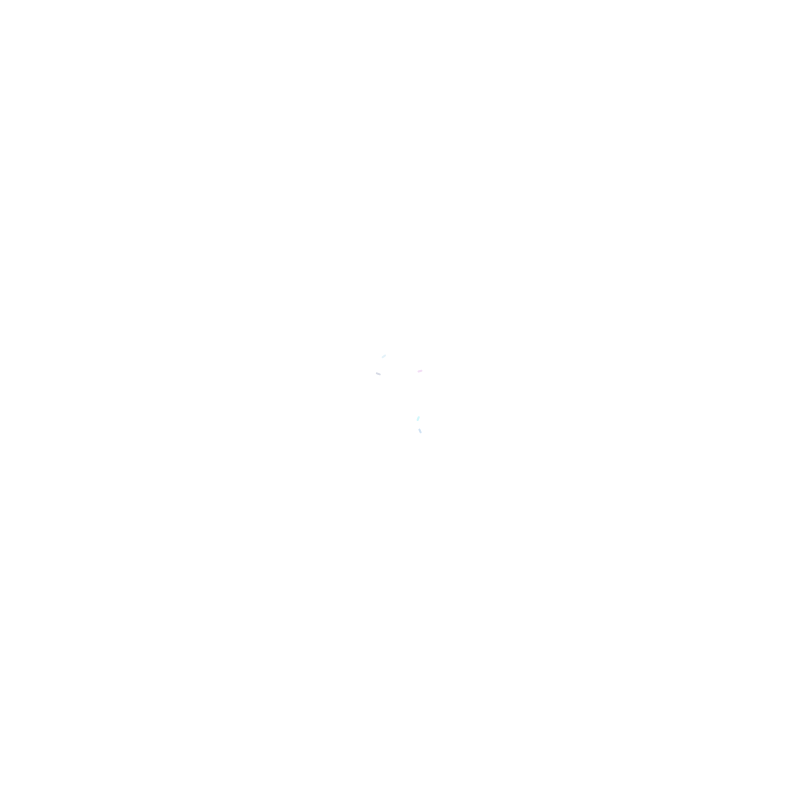
Frame 1 (no input)
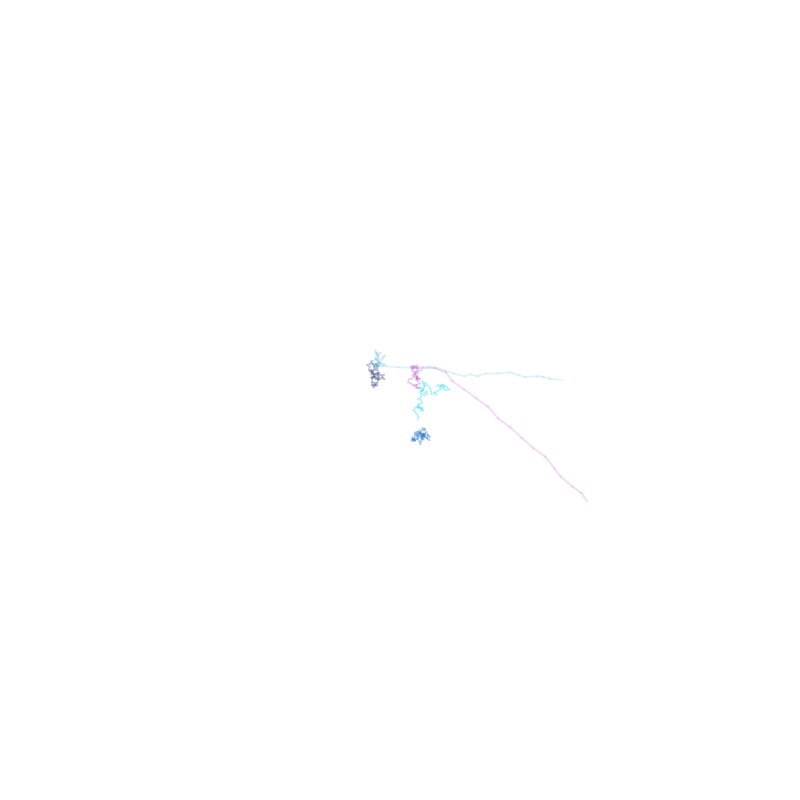
Frame 60 (no input)
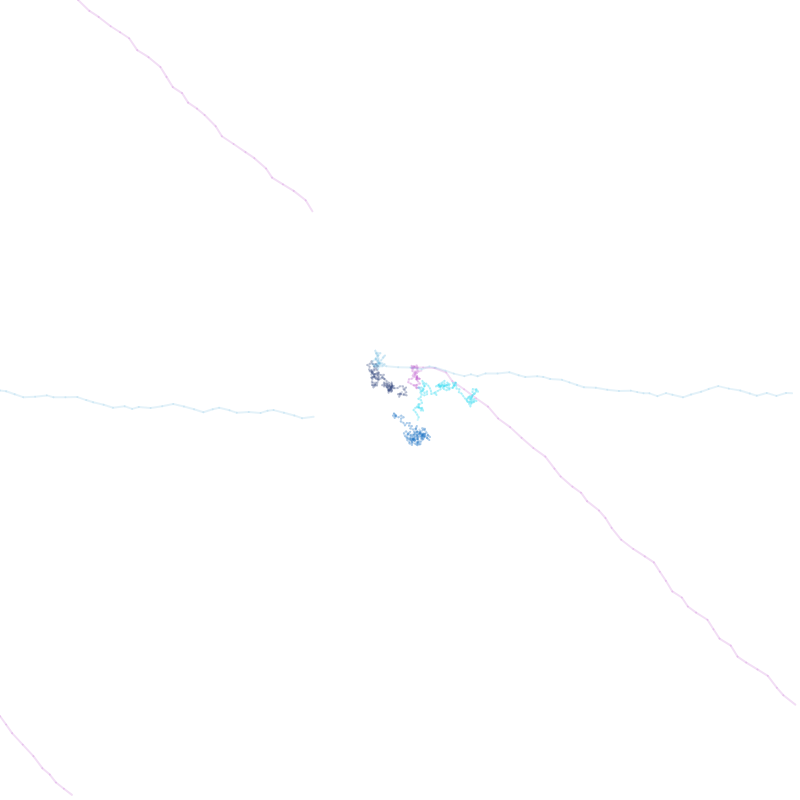
Frame 120 (the mouse pressed at the canvas centre since frame 60)

The p5.js sketch that drew these frames (run headless with seeded random() and noise() and a simulated clock; from frame 60 on, the mouse is pressed at the canvas centre):

// p5.js sketch
// ── sketch.js
let num = 5;
let w_array = [];
let fr = 30;
const G = 5;
let v_upper = 3;
let v_lower = -3;
let m = 1;
let stp = 3;
let bound = 50;
let b = 0.01;

function setup() {
  createCanvas(800, 800);
  for (var i = 0; i < num; i++) {
    w_array[i] = new walker();
  }

//   for (var i = 0; i < num; i++) {
//     w_array[i].get_acl(w_array);
//   }
  frameRate(fr);
  background(255);
  
}

function draw() {
  for (var i = 0; i < num; i++) {
    w_array[i].get_acl(w_array);
    w_array[i].limit_vel();
    w_array[i].friction();
    w_array[i].randomwalk();
    w_array[i].gravity();
    w_array[i].edges();
    w_array[i].show();
    w_array[i].update();
  }
}

// function separation(obj_1, obj_2) {
//   x_sep = Math.abs(obj_1.pos.x - obj_2.pos.x);
//   y_sep = Math.abs(obj_1.pos.y - obj_2.pos.y);
//   return Math.pow(Math.pow(y_sep, 2) + Math.pow(x_sep, 2), 0.5);
// }

// function unit_vec(obj_1, obj_2) {
//   dist_away = separation(obj_1, obj_2);
//   if (dist_away != 0) {
//     x_sep_dir = (obj_2.pos.x - obj_1.pos.x) / dist_away;
//     y_sep_dir = (obj_2.pos.y - obj_1.pos.y) / dist_away;
//     dir_vec = createVector(x_sep_dir, y_sep_dir);
//   }
//   else {
//     dir_vec = createVector(0, 0);
//   }
//   return dir_vec;
// }

walker = function() {
  this.pos = createVector(random(width/2-bound, width/2+bound), random(height/2-bound, height/2+bound));
  this.prevPos = this.pos.copy();
  this.step = stp;
  this.angle = 0;
  this.vel = createVector(0, 0);
  this.acl = createVector(0, 0);
  this.mass = m;
  this.rcolor = random(255);
  this.gcolor = random(255);
  this.bcolor = random(255);
  
  this.get_acl = function(other) {
    this.acl.set(0, 0);
    for (i = 0; i < num; i++) {
      distance = p5.Vector.dist(this.pos, other[i].pos);
      if (distance > 1) {
        direction = p5.Vector.normalize(p5.Vector.sub(other[i].pos, this.pos));
        constant = G * other[i].mass / Math.pow(distance, 2);
        a_g = direction.mult(constant);
        this.acl.add(a_g)
      }
    }
  }
  
  this.limit_vel = function() {
    this.vel = this.vel.add(this.acl);
    v_x = constrain(this.vel.x, v_lower, v_upper);
    v_y = constrain(this.vel.y, v_lower, v_upper);
    this.vel.set(v_x, v_y);
  }
  
  this.friction = function() {
    frict = -b*this.vel.mult(this.vel);
    this.acl.add(frict);
    
  }
  
  this.randomwalk = function() {
    this.angle = random(0, TWO_PI);
    this.pos.x += this.step * cos(this.angle);
    this.pos.y += this.step * sin(this.angle);
  }
  
  this.gravity = function() {
    this.pos.x += this.vel.x;
    this.pos.y += this.vel.y;
  }
    
  this.update = function() {
    this.prevPos.x = this.pos.x;
    this.prevPos.y = this.pos.y;
  }
  
  this.show = function() {
    strokeWeight(2);
    stroke(this.rcolor, this.gcolor, this.bcolor, 50);
    line(this.pos.x, this.pos.y, this.prevPos.x, this.prevPos.y);
  }
  
  this.edges = function() {
      if (this.pos.x > width) {
        this.pos.x = 0;
        this.update();
      }
      if (this.pos.x < 0) {
        this.pos.x = width;
        this.update();
      }
      if (this.pos.y > height) {
        this.pos.y = 0;
        this.update();
      }
      if (this.pos.y < 0) {
        this.pos.y = height;
        this.update();
      }   
    }
}
